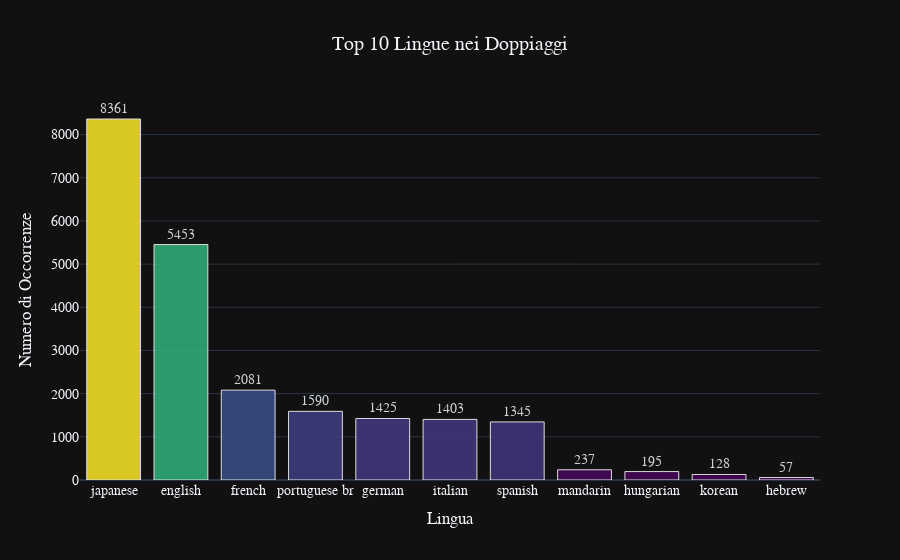

Notebook cell for this chart:
### Code cell
# 1. Preparazione dei dati
top_lingue = personVW_df['language'].value_counts().head(15).reset_index()
top_lingue.columns = ['Lingua', 'Conteggio']

# 2. Creazione del grafico a barre moderno
plt = px.bar(
    top_lingue, 
    x='Lingua', 
    y='Conteggio',
    text='Conteggio',              # Mostra il numero sopra le barre
    color='Conteggio',             # Colore variabile in base al numero di doppiaggi
    color_continuous_scale='Viridis', # Scala cromatica moderna (dal viola al giallo)
    template='plotly_dark',        # Sfondo nero professionale
    title='Top 10 Lingue nei Doppiaggi'
)

# 3. Rifiniture di design
plt.update_layout(
    xaxis_title="Lingua",
    yaxis_title="Numero di Occorrenze",
    font=dict(family="Verdana", size=14),
    title_x=0.5,                   # Centra il titolo
    coloraxis_showscale=False      # Nascondi la barra laterale dei colori per pulizia
)

# Arrotondamento visivo e posizione del testo
plt.update_traces(
    textposition='outside', 
    marker_line_color='white', 
    marker_line_width=1, 
    opacity=0.85
)

plt.show()

### Figure 1 — Plotly figure (JSON) as saved in the notebook; plotly's stock layout.template omitted (floating-point values rounded to 4 significant figures)
{"data": [{"hovertemplate": "Lingua=%{x}<br>Conteggio=%{marker.color}<extra></extra>", "legendgroup": "", "marker": {"color": [8361, 5453, 2081, 1590, 1425, 1403, 1345, 237, 195, 128, 57], "coloraxis": "coloraxis", "line": {"color": "white", "width": 1}, "pattern": {"shape": ""}}, "name": "", "opacity": 0.85, "orientation": "v", "showlegend": false, "text": [8361.0, 5453.0, 2081.0, 1590.0, 1425.0, 1403.0, 1345.0, 237.0, 195.0, 128.0, 57.0], "textposition": "outside", "type": "bar", "x": ["japanese", "english", "french", "portuguese br", "german", "italian", "spanish", "mandarin", "hungarian", "korean", "hebrew"], "xaxis": "x", "y": [8361, 5453, 2081, 1590, 1425, 1403, 1345, 237, 195, 128, 57], "yaxis": "y"}], "layout": {"barmode": "relative", "coloraxis": {"colorbar": {"title": {"text": "Conteggio"}}, "colorscale": [[0, "#440154"], [0.1111, "#482878"], [0.2222, "#3e4989"], [0.3333, "#31688e"], [0.4444, "#26828e"], [0.5556, "#1f9e89"], [0.6667, "#35b779"], [0.7778, "#6ece58"], [0.8889, "#b5de2b"], [1, "#fde725"]], "showscale": false}, "font": {"family": "Verdana", "size": 14}, "legend": {"tracegroupgap": 0}, "title": {"text": "Top 10 Lingue nei Doppiaggi", "x": 0.5}, "xaxis": {"anchor": "y", "domain": [0, 1], "title": {"text": "Lingua"}}, "yaxis": {"anchor": "x", "domain": [0, 1], "title": {"text": "Numero di Occorrenze"}}}}
